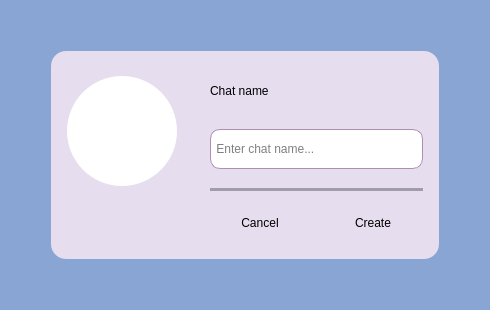
<?xml version="1.0" encoding="UTF-8"?>
<ui version="4.0">
 <class>CreateChat</class>
 <widget class="QDialog" name="CreateChat">
  <property name="geometry">
   <rect>
    <x>0</x>
    <y>0</y>
    <width>490</width>
    <height>310</height>
   </rect>
  </property>
  <property name="minimumSize">
   <size>
    <width>490</width>
    <height>310</height>
   </size>
  </property>
  <property name="maximumSize">
   <size>
    <width>490</width>
    <height>310</height>
   </size>
  </property>
  <property name="windowTitle">
   <string>Dialog</string>
  </property>
  <property name="styleSheet">
   <string notr="true">background-color: rgb(136, 165, 211);</string>
  </property>
  <layout class="QGridLayout" name="gridLayout_2">
   <item row="0" column="1">
    <spacer name="verticalSpacer">
     <property name="orientation">
      <enum>Qt::Vertical</enum>
     </property>
     <property name="sizeType">
      <enum>QSizePolicy::Fixed</enum>
     </property>
     <property name="sizeHint" stdset="0">
      <size>
       <width>20</width>
       <height>40</height>
      </size>
     </property>
    </spacer>
   </item>
   <item row="1" column="0">
    <spacer name="horizontalSpacer_12">
     <property name="orientation">
      <enum>Qt::Horizontal</enum>
     </property>
     <property name="sizeType">
      <enum>QSizePolicy::Fixed</enum>
     </property>
     <property name="sizeHint" stdset="0">
      <size>
       <width>40</width>
       <height>20</height>
      </size>
     </property>
    </spacer>
   </item>
   <item row="3" column="1">
    <spacer name="verticalSpacer_2">
     <property name="orientation">
      <enum>Qt::Vertical</enum>
     </property>
     <property name="sizeType">
      <enum>QSizePolicy::Fixed</enum>
     </property>
     <property name="sizeHint" stdset="0">
      <size>
       <width>20</width>
       <height>40</height>
      </size>
     </property>
    </spacer>
   </item>
   <item row="1" column="1">
    <widget class="QWidget" name="gridWidget" native="true">
     <property name="sizePolicy">
      <sizepolicy hsizetype="Minimum" vsizetype="Minimum">
       <horstretch>0</horstretch>
       <verstretch>0</verstretch>
      </sizepolicy>
     </property>
     <property name="styleSheet">
      <string notr="true">background-color: rgb(230, 221, 238);
border-radius: 15px;</string>
     </property>
     <layout class="QGridLayout" name="gridLayout">
      <item row="4" column="2" colspan="2">
       <widget class="Line" name="line">
        <property name="styleSheet">
         <string notr="true">background-color: rgb(161, 156, 169);</string>
        </property>
        <property name="orientation">
         <enum>Qt::Horizontal</enum>
        </property>
       </widget>
      </item>
      <item row="2" column="2" colspan="2">
       <widget class="QLabel" name="label">
        <property name="sizePolicy">
         <sizepolicy hsizetype="Preferred" vsizetype="Fixed">
          <horstretch>0</horstretch>
          <verstretch>0</verstretch>
         </sizepolicy>
        </property>
        <property name="minimumSize">
         <size>
          <width>0</width>
          <height>40</height>
         </size>
        </property>
        <property name="styleSheet">
         <string notr="true">QLabel {
font: 75 14pt &quot;MS Shell Dlg 2&quot;;
color: black;
}</string>
        </property>
        <property name="text">
         <string>Chat name</string>
        </property>
       </widget>
      </item>
      <item row="9" column="2">
       <widget class="QPushButton" name="pushButton_Cancel">
        <property name="sizePolicy">
         <sizepolicy hsizetype="Fixed" vsizetype="Fixed">
          <horstretch>0</horstretch>
          <verstretch>0</verstretch>
         </sizepolicy>
        </property>
        <property name="minimumSize">
         <size>
          <width>100</width>
          <height>30</height>
         </size>
        </property>
        <property name="styleSheet">
         <string notr="true">QPushButton {
font: 75 14pt &quot;MS Shell Dlg 2&quot;;
color: black;
border-radius: 10px;
}
QPushButton:hover { 
background-color:rgb(200, 192, 207);
 }</string>
        </property>
        <property name="text">
         <string>Cancel</string>
        </property>
       </widget>
      </item>
      <item row="2" column="0" rowspan="3">
       <widget class="QLabel" name="label_UserImg">
        <property name="sizePolicy">
         <sizepolicy hsizetype="Fixed" vsizetype="Fixed">
          <horstretch>0</horstretch>
          <verstretch>0</verstretch>
         </sizepolicy>
        </property>
        <property name="minimumSize">
         <size>
          <width>110</width>
          <height>110</height>
         </size>
        </property>
        <property name="styleSheet">
         <string notr="true">QLabel{
background-color: rgb(255,255,255);
border-radius: 55px;
}</string>
        </property>
        <property name="text">
         <string/>
        </property>
        <property name="pixmap">
         <pixmap resource="resources.qrc">:/icons/icons/photo.ico</pixmap>
        </property>
        <property name="alignment">
         <set>Qt::AlignCenter</set>
        </property>
       </widget>
      </item>
      <item row="9" column="3">
       <widget class="QPushButton" name="pushButton_Create">
        <property name="sizePolicy">
         <sizepolicy hsizetype="Fixed" vsizetype="Fixed">
          <horstretch>0</horstretch>
          <verstretch>0</verstretch>
         </sizepolicy>
        </property>
        <property name="minimumSize">
         <size>
          <width>100</width>
          <height>30</height>
         </size>
        </property>
        <property name="styleSheet">
         <string notr="true">QPushButton {
font: 75 14pt &quot;MS Shell Dlg 2&quot;;
color: black;
border-radius: 10px;
}
QPushButton:hover { 
background-color:rgb(200, 192, 207);
 }</string>
        </property>
        <property name="text">
         <string>Create</string>
        </property>
       </widget>
      </item>
      <item row="2" column="1">
       <spacer name="horizontalSpacer">
        <property name="orientation">
         <enum>Qt::Horizontal</enum>
        </property>
        <property name="sizeType">
         <enum>QSizePolicy::Fixed</enum>
        </property>
        <property name="sizeHint" stdset="0">
         <size>
          <width>20</width>
          <height>20</height>
         </size>
        </property>
       </spacer>
      </item>
      <item row="3" column="2" colspan="2">
       <widget class="QLineEdit" name="lineEdit_ChatName">
        <property name="sizePolicy">
         <sizepolicy hsizetype="Expanding" vsizetype="Fixed">
          <horstretch>0</horstretch>
          <verstretch>0</verstretch>
         </sizepolicy>
        </property>
        <property name="minimumSize">
         <size>
          <width>0</width>
          <height>40</height>
         </size>
        </property>
        <property name="styleSheet">
         <string notr="true">background-color: rgb(255, 255, 255);
font: 10pt &quot;MS Shell Dlg 2&quot;;
border-radius: 10px;
border-style: solid;
border-width: 1px;
border-color: rgb(174, 143, 177);</string>
        </property>
        <property name="placeholderText">
         <string> Enter chat name...</string>
        </property>
       </widget>
      </item>
     </layout>
    </widget>
   </item>
   <item row="1" column="2">
    <spacer name="horizontalSpacer_11">
     <property name="orientation">
      <enum>Qt::Horizontal</enum>
     </property>
     <property name="sizeType">
      <enum>QSizePolicy::Fixed</enum>
     </property>
     <property name="sizeHint" stdset="0">
      <size>
       <width>40</width>
       <height>20</height>
      </size>
     </property>
    </spacer>
   </item>
  </layout>
 </widget>
 <resources>
  <include location="resources.qrc"/>
 </resources>
 <connections/>
</ui>
